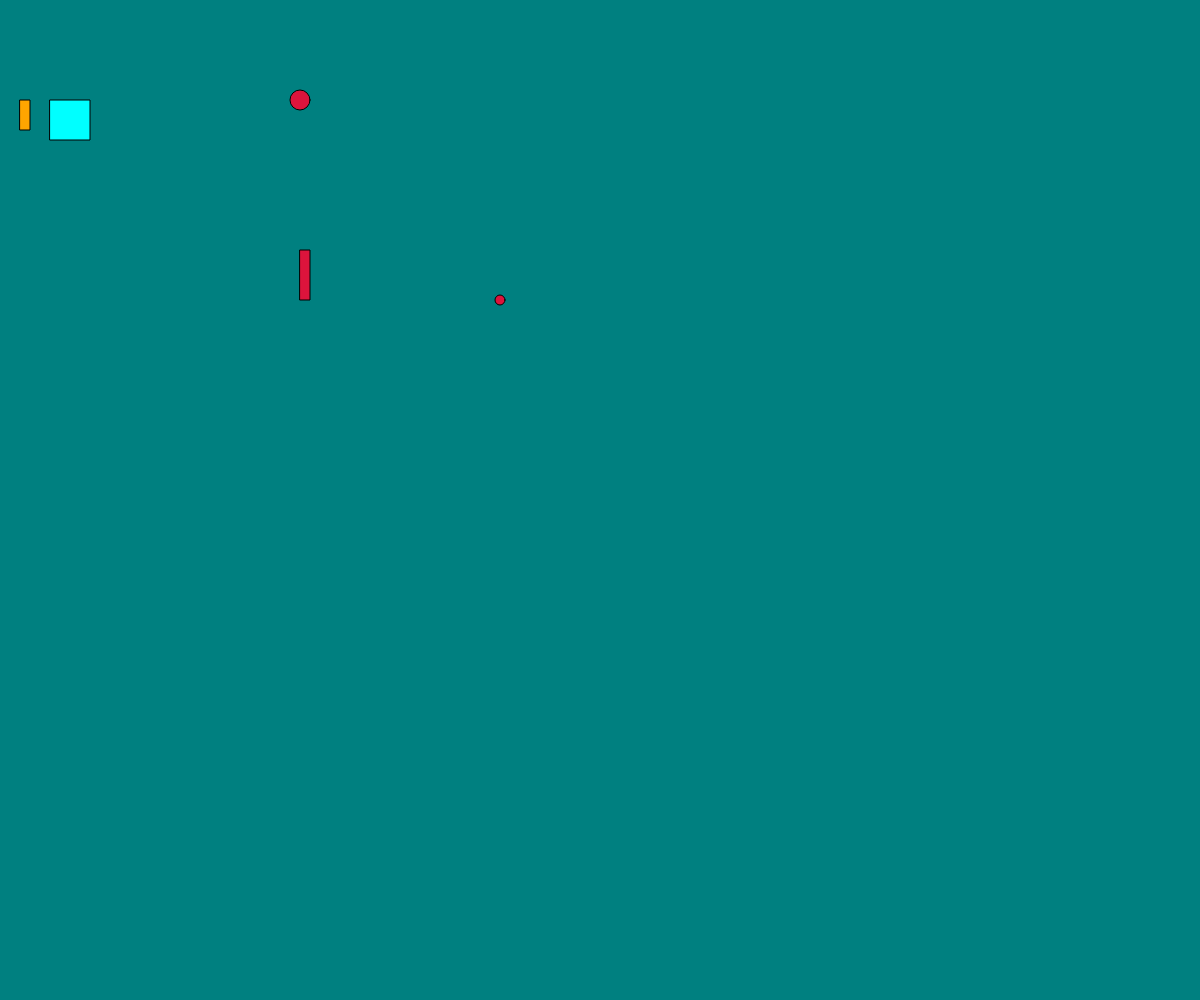
Frame 1 (no input)
Frame 60 (no input): identical to frame 1, image omitted
Frame 120 (the mouse pressed at the canvas centre since frame 60): identical to frame 1, image omitted

The p5.js sketch that drew this single still picture (run headless with seeded random() and noise() and a simulated clock; from frame 60 on, the mouse is pressed at the canvas centre):

// p5.js sketch
// ── sketch.js


var box1, box2,box3;
var ball1,ball2;

function preload(){

}

function setup() 
{
  createCanvas(windowWidth, windowHeight);
  box1=new Box(20,100,10,30);
  box2=new Box(50,100,40,40)
  box3=new Box(300,250,10,50);
  ball1=new Ball(300,100,20);
  ball2=new Ball(500,300,10)

}

function draw() 
{
  background("teal");
  
  fill("orange")
  box1.display()
  fill("cyan")
  box2.display()
  fill("crimson")
  box3.display();
  ball1.display()
  ball2.display()
}


// ── Ball.js
class Ball{
    constructor(x,y,r){
        this.x=x;
        this.y=y;
       
        this.r=r
    }

    display(){
    circle(this.x,this.y,this.r)
    }
}
// ── Box.js
class Box{
   
    constructor(x,y,w,h)
    {
      this.x =x;
      this.y = y;

      this.w = w;
      this.h = h;
    }
    
    display()
    {
      rect(this.x,this.y,this.w,this.h)
    }
    
    //write function to set the width of the box

  }
